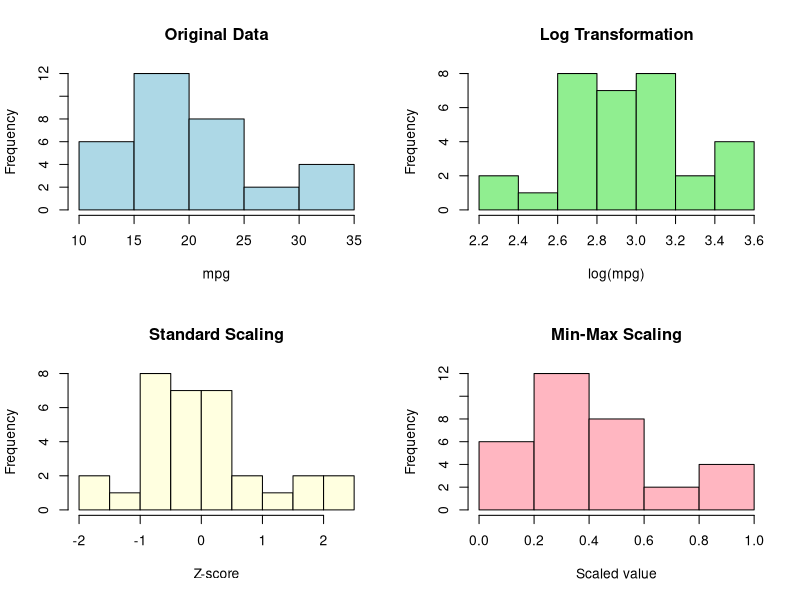

The R source for this figure:
library(caret)

data("mtcars")



mpg_data <- mtcars$mpg
print("Original mpg data:")
print(head(mpg_data))


log_scaled <- log(mpg_data)
print("\nLog Transformed Data (first 6 values):")
print(head(log_scaled))


standard_scaled <- scale(mpg_data)
print("\nStandard Scaled Data (first 6 values):")
print(head(standard_scaled))



minmax_scaled <- preProcess(as.data.frame(mpg_data), method = c("range"))
minmax_result <- predict(minmax_scaled, as.data.frame(mpg_data))
print("\nMin-Max Scaled Data (first 6 values):")
print(head(minmax_result))


comparison_df <- data.frame(
  Original = mpg_data,
  Log_Transformed = log_scaled,
  Standard_Scaled = as.vector(standard_scaled),
  MinMax_Scaled = minmax_result$mpg_data
)

print("\nComparison of normalization methods:")
print(head(comparison_df))

print("\nSummary Statistics - Original Data:")
print(summary(mpg_data))

print("\nSummary Statistics - Log Transformation:")
print(summary(log_scaled))

print("\nSummary Statistics - Standard Scaling:")
print(summary(standard_scaled))

print("\nSummary Statistics - Min-Max Scaling:")
print(summary(minmax_result$mpg_data))


par(mfrow = c(2, 2))
hist(mpg_data, main = "Original Data", col = "lightblue", xlab = "mpg")
hist(log_scaled, main = "Log Transformation", col = "lightgreen", xlab = "log(mpg)")
hist(standard_scaled, main = "Standard Scaling", col = "lightyellow", xlab = "Z-score")
hist(minmax_result$mpg_data, main = "Min-Max Scaling", col = "lightpink", xlab = "Scaled value")
